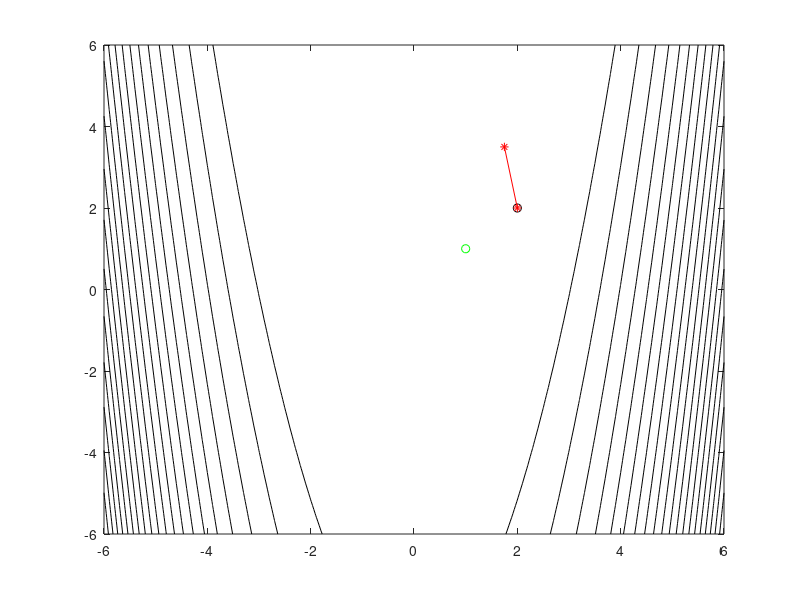

MATLAB code for this plot: (Note: this script raises an error after producing the figure.)
function NewtonsIteration()
    close all
    clear
    clc

    [x, y] = meshgrid(-6:.1:6);
    z = 100.*(y - x.^2).^2 + (1 - x).^2;

    x0 = [2, 2];
    iterations = 1000;
    
    contour(x, y, z, 20, 'k')
    hold on
    plot(1, 1, 'go')
    plot(x0(1), x0(2), 'ko')

    for i = 1:iterations
        grad = grad(x0);
        if norm(grad) < eps
            break
        end

        x1 = x0 - grad/hesse(x0);
        
        plot([x0(1) x1(1)], [x0(2) x1(2)], 'r')
        plot([x0(1) x1(1)] ,[x0(2) x1(2)], 'r*')
        x0 = x1;
    end
    
    if i == iterations
        fprintf('Minimumo taskas nebuvo pasiektas per %d iteraciju. ', i)
        disp('Paskutinis minimumo taskas')
        disp(x1)
        disp('Gradiento reiksme taske')
        disp(grad)
    else
        fprintf('Minimumas buvo pasiektas per %d iteraciju. ', i)
        disp('Minimumo taskas')
        disp(x1)
    end
    
end

function g = grad(x)
    % daline funkcijos isvestine pagal x(1)
    g(1) = - 400.*(x(2) - x(1).^2).*x(1) - 2 + 2.*x(1);
    % daline funkcijos isvestine pagal x(2)
    g(2) = 200.*(x(2) - x(1).^2);
end

function h = hesse(x)
    h(1, 1) = - 400.*(x(2) - 3.*x(1).^2) + 2;
    h(1, 2) = - 400;
    h(2, 1) = - 400;
    h(2, 2) = 200;
end